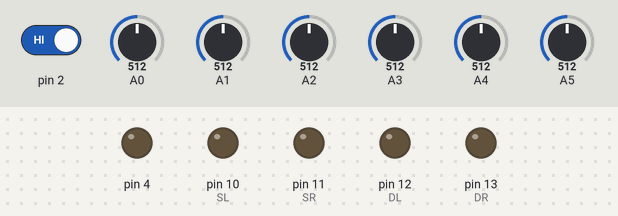
This sketch was run on a simulated Arduino Uno, built with avr-gcc and run on an emulated ATmega328P. Shown: output pins drawn as LEDs (lit = HIGH). The inputs (shaded band) are chosen by the test bench; at power-on: pin 2 HIGH, A0 = 512, A1 = 512, A2 = 512, A3 = 512, A4 = 512, A5 = 512. What the sketch prints to the serial monitor is not drawn.

Above: at 1.7 s.
1.8 s: pin 2 driven LOW
At 2.28 s:
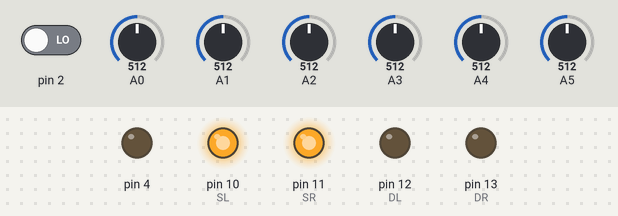
4.8 s: A0 set to 671
7.8 s: A0 set to 685
At 8.3 s:
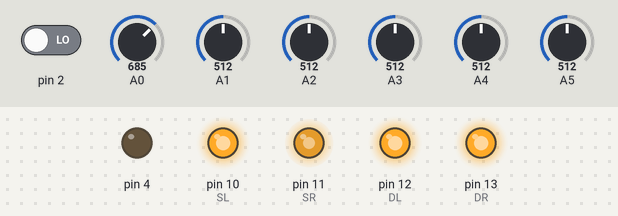
9.3 s: A1 set to 320
At 9.7 s:
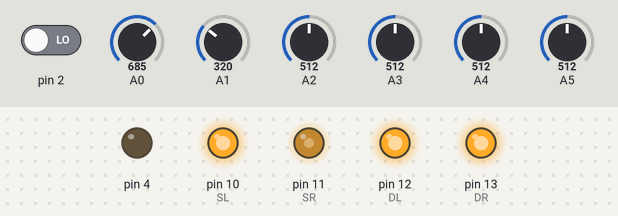
10.8 s: A1 set to 90
At 12.0 s:
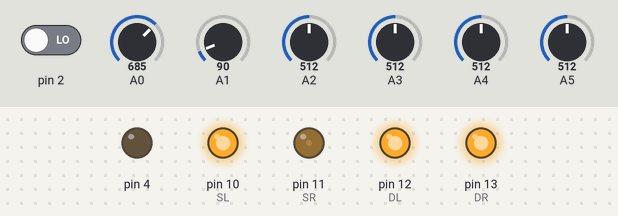
12.3 s: A0 set to 990
At 13.2 s:
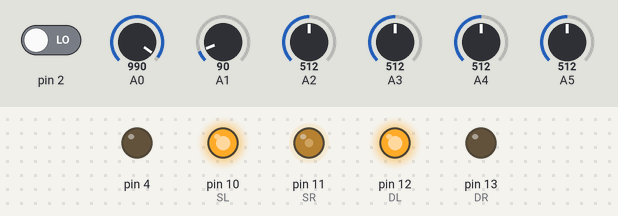
Timing chart, 0 to 14.8 s (numbered marks = the images above; inputs shaded):
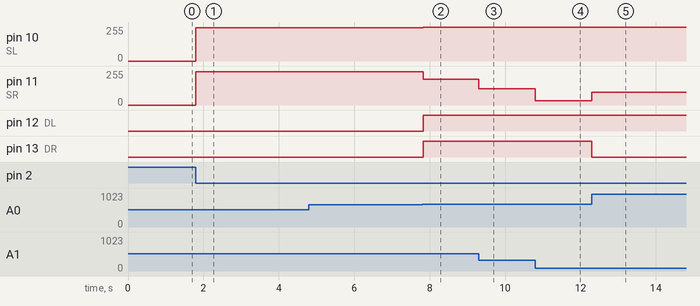

Measured:
- the behaviour switches between 684 and 685 on A0 (found by bisection; images 1 and 2)
- after the input at 1.8 s, pin 10 (SL), pin 11 (SR): 0/255 → 250/255 at once
- after the input at 7.8 s, pin 10 (SL): 250/255 → 255/255 at once; pin 11 (SR): 250/255 → 195/255 at once; pin 12 (DL), pin 13 (DR): LOW → HIGH at once
- after the input at 9.3 s, pin 11 (SR): 195/255 → 122/255 at once
- after the input at 10.8 s, pin 11 (SR): 122/255 → 33/255 at once
- after the input at 12.3 s, pin 11 (SR): 33/255 → 96/255 at once; pin 13 (DR): HIGH → LOW at once

The sketch:

star_kat_2020_v_1_4_1.ino
```cpp
#define ras 36 // n + 1 кол-во точек + 1

byte dor[ras*4][3] { // (point_1, point_2, dor between) матрица смежностей => dis
  {0, 0, 0}, // no
  {1, 2, 16},
  {2, 1, 16},
  {2, 3, 28},
  {3, 2, 28},
  {3, 4, 27},
  {4, 3, 27},
  {4, 5, 3},
  {5, 4, 3},
  {5, 6, 8},
  {6, 5, 8},
  {6, 7, 8},
  {7, 6, 8},
  {8, 9, 4},
  {9, 8, 4},
  {9, 10, 22},
  {10, 9, 22},
  {10, 11, 22},
  {11, 10, 22},
  {11, 12, 3},
  {12, 11, 3},
  {12, 13, 19},
  {13, 12, 19},
  {13, 14, 2},
  {14, 13, 2},
  {15, 16, 22},
  {16, 15, 22},
  {16, 17, 7},
  {17, 16, 7},
  {17, 18, 10},
  {18, 17, 10},
  {18, 19, 16},
  {19, 18, 16},
  {19, 20, 22},
  {20, 19, 22},
  {20, 21, 13},
  {21, 20, 13},
  {22, 23, 20},
  {23, 22, 20},
  {23, 24, 7},
  {24, 23, 7},
  {25, 24, 30},
  {24, 25, 30},
  {26, 25, 5},
  {25, 26, 5},
  {26, 27, 8},
  {27, 26, 8},
  {27, 28, 17},
  {28, 27, 17},
  {29, 30, 27},
  {30, 29, 27},
  {30, 31, 27},
  {31, 30, 27},
  {31, 32, 22},
  {32, 31, 22},
  {32, 33, 10},
  {33, 32, 10},
  {33, 34, 12},
  {33, 34, 12},
  {34, 35, 18},
  {35, 34, 18}, // ================================
  {1, 8, 3},
  {8, 1, 3},
  {2, 9, 16},
  {9, 2, 16},
  {3, 10, 15},
  {10, 3, 15},
  {4, 11, 2},
  {11, 4, 2},
  {5, 12, 23},
  {12, 5, 23},
  {6, 13, 18},
  {13, 6, 18},
  {7, 14, 9},
  {14, 7, 9},
  {8, 15, 21},
  {15, 8, 21},
  {9, 16, 20},
  {16, 9, 20},
  {10, 17, 1},
  {17, 10, 1},
  {11, 18, 30},
  {18, 11, 30},
  {12, 19, 25},
  {19, 12, 25},
  {13, 20, 18},
  {20, 13, 18},
  {14, 21, 10},
  {21, 14, 10},
  {15, 22, 23},
  {22, 15, 23},
  {16, 23, 27},
  {23, 16, 27},
  {17, 24, 16},
  {24, 17, 16},
  {18, 25, 14},
  {25, 18, 14},
  {19, 26, 1},
  {26, 19, 1},
  {20, 27, 11},
  {27, 20, 11},
  {21, 28, 19},
  {28, 21, 19},
  {22, 29, 21},
  {29, 22, 21},
  {23, 30, 17},
  {30, 23, 17},
  {24, 31, 10},
  {31, 24, 10},
  {25, 32, 26},
  {32, 25, 26},
  {26, 33, 5},
  {33, 26, 5},
  {27, 34, 1},
  {34, 27, 1},
  {28, 35, 3},
  {35, 28, 3},
  {0, 0, 0},
  {0, 0, 0},
  {0, 0, 0},
  {0, 0, 0},
  {0, 0, 0},
  {0, 0, 0},
  {0, 0, 0},
  {0, 0, 0},
  {0, 0, 0},
  {0, 0, 0},
  {0, 0, 0},
  {0, 0, 0},
  {0, 0, 0},
  {0, 0, 0},
  {0, 0, 0},
  {0, 0, 0},
  {0, 0, 0},
  {0, 0, 0},
  {0, 0, 0},
  {0, 0, 0},
  {0, 0, 0},
  {0, 0, 0},
  {0, 0, 0},
  {0, 0, 0},
  {0, 0, 0},
  {0, 0, 0},
  {0, 0, 0},
};

byte ver[ras][2] { // x, y
  {0, 0}, // no
  {1, 1},
  {2, 1},
  {3, 1},
  {4, 1},
  {5, 1},
  {6, 1},
  {7, 1},
  {1, 2},
  {2, 2},
  {3, 2},
  {4, 2},
  {5, 2},
  {6, 2},
  {7, 2},
  {1, 3},
  {2, 3},
  {3, 3},
  {4, 3},
  {5, 3},
  {6, 3},
  {7, 3},
  {1, 4},
  {2, 4},
  {3, 4},
  {4, 4},
  {5, 4},
  {6, 4},
  {7, 4},
  {1, 5},
  {2, 5},
  {3, 5},
  {4, 5},
  {5, 5},
  {6, 5},
  {7, 5},
};

byte mas[ras] = {0}; // сколько добраться до кажной точки

byte move[ras];

byte way[ras*3]; // путь: 1 - forward, 2 - left, 3 - right

int t_start = 15;
int t_finish = 1;

byte NAPR = 3; // 1 - left, 2 - up, 3 - right, 4 - down

#define SR     11
#define DR     13
#define SL     10
#define DL     12

#define M  250

#define min_1 390
#define max_1 980
#define min_2 330
#define max_2 980

int in1, in2;

int coo = 0; // записываем координату, считанную со штрих-кода

bool encoder_2 = 0, encoder_3 = 0, encoder_4 = 0, encoder_5 = 0;
long int E1 = 0;
long int E2 = 0;

unsigned long int time = 0;


void setup() {
  delay(500);
  Serial.begin(9600);
  pinMode(DL, OUTPUT);
  pinMode(DR, OUTPUT);
  pinMode(4, OUTPUT);
  //coo = 34;
  //Serial.println(COO(coo));
}

void loop() {
  if (millis()%1000 == 0) {
    Serial.println(E1);
    //Serial.println(E2);
  }
  //test();
  encoder();
  if (abs(E1) > 100) E1 = (E1/abs(E1))*100;
  motor(1, -E1);
  if (!digitalRead(2)) {
    //algoritm();
    linia();
  }
}

void algoritm() {
  zum();
  delay(500);
  stich_cod();
  coo = COO(coo);
  Serial.println(coo);
  t_finish = coo;
  //t_finish = 23;
  deikstra();
  linia();
  int i;
  while (way[i] > 0) {
    if (way[i] == 1) linia();
    if (way[i] == 2) L();
    if (way[i] == 3) R();
    i++;
  }
  L(); L(); zum(); delay(1000);
  while (i >= 0) {
    if (way[i] == 1) linia();
    if (way[i] == 3) L();
    if (way[i] == 2) R();
    i--;
  }
  //zum();
  linia();
  motor(1, M);
  motor(2, M*1.3);
  delay(7000);
  motor(1, 0);
  motor(2, 0);
  zum();
}

int COO(int abc) {
  int i = 1;
  int x = coo/10;
  int y = coo%10;
  while ((i < ras) && ((ver[i][0] != x) || (ver[i][1] != y))) i++;
  Serial.println(x);
  Serial.println(y);
  return i;
}

void test() {
  Serial.print(analogRead(A0));
  Serial.print(" ");
  Serial.println(analogRead(A1));
}

void dat() {
  in1 = map(analogRead(A0), min_1, max_1, 0, M);
  in2 = map(analogRead(A1), min_2, max_2, 0, M);
}

void stich_cod() {
  dat();
  while ((in1 >= M/2) || (in2 >= M/2)) pid();
  time = millis();
  motor(1, M);
  motor(2, M*1.2);
  while (in1 <= M/2) dat();
  while (in1 >= M/2) dat();
  bool masv[7] = {0};
  unsigned int polosa = (millis() - time)/2; // *1.1
  delay(polosa*3/2);
  for(int i = 0; i < 7; i++) {
    Serial.println(analogRead(A0));
    if (analogRead(A0) < 700) masv[i] = 1;
    delay(polosa);
  }
  //Serial.println(polosa);
  motor(1, 0);
  motor(2, 0);
  coo = (masv[6]*64)+(masv[5]*32)+(masv[4]*16)+(masv[3]*8)+(masv[2]*4)+(masv[1]*2)+masv[0];
  Serial.println(coo);
}

void linia() {
  dat();
  while ((in1 >= M/2) || (in2 >= M/2)) pid();
  time = millis();
  motor(1, -M);
  motor(2, -M);
  delay(60);
  //while (millis() < time + 1200) pid();
  motor(1, 0);
  motor(2, 0);
}

void L() {
  motor(1, -M);
  motor(2, M);
  dat();
  while(in1 <= M/2) dat();
  while(in1 >= M/2) dat();
  while(in1 <= M/2) dat();
  motor(1, 0);
  motor(2, 0);
}

void R() {
  motor(1, M);
  motor(2, -M);
  dat();
  while(in2 <= M/2) dat();
  while(in2 >= M/2) dat();
  while(in2 <= M/2) dat();
  motor(1, 0);
  motor(2, 0);
}

void pid() {
  dat();
  int e = in1 - in2;
  motor(1, M + e);
  motor(2, M - e);
}

void encoder() {
  //enkoder_2, enkoder_3, enkoder_4, enkoder_5;
  /*Serial.print(analogRead(A2)); Serial.print(" ");
  Serial.print(analogRead(A3)); Serial.print(" ");
  Serial.print(analogRead(A4)); Serial.print(" ");
  Serial.print(analogRead(A5)); Serial.print(" ");
  Serial.println();*/
  bool a2 = 0, a3 = 0, a4 = 0, a5 = 0;
  if (analogRead(A2) > 700) a2 = 1;
  if (analogRead(A3) > 700) a3 = 1;
  if (analogRead(A4) > 700) a4 = 1;
  if (analogRead(A5) > 700) a5 = 1;

  /*Serial.print(a2); Serial.print(" ");
  Serial.print(a3); Serial.print(" ");
  Serial.print(a4); Serial.print(" ");
  Serial.print(a5); Serial.print(" ");
  Serial.println();*/

  if (!encoder_3 &&  a3 && !encoder_2 && !a2) E1++;
  if ( encoder_3 &&  a3 && !encoder_2 &&  a2) E1++;
  if ( encoder_3 && !a3 &&  encoder_2 &&  a2) E1++;
  if (!encoder_3 && !a3 &&  encoder_2 && !a2) E1++;

  if (!encoder_2 &&  a2 && !encoder_3 && !a3) E1--;
  if ( encoder_2 &&  a2 && !encoder_3 &&  a3) E1--;
  if ( encoder_2 && !a2 &&  encoder_3 &&  a3) E1--;
  if (!encoder_2 && !a2 &&  encoder_3 && !a3) E1--;

  if (!encoder_5 &&  a5 && !encoder_4 && !a4) E2++;
  if ( encoder_5 &&  a5 && !encoder_4 &&  a4) E2++;
  if ( encoder_5 && !a5 &&  encoder_4 &&  a4) E2++;
  if (!encoder_5 && !a5 &&  encoder_4 && !a4) E2++;

  if (!encoder_4 &&  a4 && !encoder_5 && !a5) E2--;
  if ( encoder_4 &&  a4 && !encoder_5 &&  a5) E2--;
  if ( encoder_4 && !a4 &&  encoder_5 &&  a5) E2--;
  if (!encoder_4 && !a4 &&  encoder_5 && !a5) E2--;

  encoder_2 = a2;
  encoder_3 = a3;
  encoder_4 = a4;
  encoder_5 = a5;

  //Serial.println(E1);
  //delay(1);
}

void zum() {
  digitalWrite(4, 1);
  delay(100);
  digitalWrite(4, 0);
  delay(100);
  digitalWrite(4, 1);
  delay(100);
  digitalWrite(4, 0);
  delay(100);
}

void motor(byte number, int speed) {
  if      ((number == 1) && (speed > 0)) digitalWrite(DL, 1);
  else if ((number == 1) && (speed < 0)) digitalWrite(DL, 0);
  else if ((number == 2) && (speed > 0)) digitalWrite(DR, 1);
  else if ((number == 2) && (speed < 0)) digitalWrite(DR, 0);

  if (abs(speed) > 255) speed = (speed/abs(speed))*255;

  if      (number == 1) analogWrite(SL, abs(speed));
  else if (number == 2) analogWrite(SR, abs(speed));
}

void deikstra() {
  int i = 0;
  for(; i < ras; i++) mas[i] = 99;
  mas[t_start] = 0;
  bool gg;
  int perebor_1 = 1;
  int perebor_2 = 1;
  do {
    gg = 0;
    //============================
    //perebor_1 = 1;
    for (perebor_1 = 1; perebor_1 < ras; perebor_1++) {
      //perebor_2 = 1;
      for (perebor_2 = 1; perebor_2 < ras; perebor_2++) {
        if ((dis(perebor_1, perebor_2) > 0) && (mas[perebor_1] + dis(perebor_1, perebor_2) < mas[perebor_2])) {
          mas[perebor_2] = mas[perebor_1] + dis(perebor_1, perebor_2);
          gg = 1;
        }
      }
    }
    //============================
  } while (gg == 1);
  for(i = 1; i < ras; i++) { Serial.print(mas[i]); Serial.print(" "); } Serial.println();
  //gg = 1; // пока gg == 1 мы не на финише
  int t_nast = t_finish;
  int perebor = 1;
  move[1] = t_finish;
  for(i = 2; i < ras; i++) move[i] = 0;
  i = 2;
  while (t_nast != t_start) {
    perebor = 1;
    gg = 1;
    while (gg) {
      if ((dis(t_nast, perebor) > 0) && (mas[t_nast] - dis(t_nast, perebor) == mas[perebor])) gg = 0;
      else perebor++;
    }
    move[i] = perebor;
    t_nast = perebor;
    i++;
  }
  for(i = 1; i < ras; i++) { Serial.print(move[i]); Serial.print(" "); } Serial.println();
  for(i = 1; move[i] > 0; i++); // считаем кол-во точек, в которых записан наш маршрут
  i--;
  //Serial.println(i);
  int a, i0 = 1; // i0 - счетчик сначала, i счетчик с конца
  if (i%2 == 0) {
    while (i - i0 >= 1) {
      a = move[i0];
      move[i0] = move[i];
      move[i] = a;
      i--;
      i0++;
    }
  }
  else {
    while (i - i0 >= 2) {
      a = move[i0];
      move[i0] = move[i];
      move[i] = a;
      i--;
      i0++;
    }
  }
  for(i = 1; i < ras; i++) { Serial.print(move[i]); Serial.print(" "); } Serial.println();
  Serial.println("==============");
  //============================================= my pyt
  byte napr = NAPR;
  //t_nast = t_start;
  for(i = 0; i < ras*3; i++) way[i] = 0;
  i = 1; // for move
  int ii = 0; // for way
  while (move[i] != t_finish) {
    if      (((ver[move[i]][0] - 1 == ver[move[i+1]][0]) && (napr == 1)) || ((ver[move[i]][1] - 1 == ver[move[i+1]][1]) && (napr == 2)) || ((ver[move[i]][0] + 1 == ver[move[i+1]][0]) && (napr == 3)) || ((ver[move[i]][1] + 1 == ver[move[i+1]][1]) && (napr == 4))) {
      way[ii] = 1;
      i++;
    }
    else if (((ver[move[i]][1] + 1 == ver[move[i+1]][1]) && (napr == 1)) || ((ver[move[i]][0] - 1 == ver[move[i+1]][0]) && (napr == 2)) || ((ver[move[i]][1] - 1 == ver[move[i+1]][1]) && (napr == 3)) || ((ver[move[i]][0] + 1 == ver[move[i+1]][0]) && (napr == 4))) {
      way[ii] = 2;
      l(napr);
    }
    else if (((ver[move[i]][1] - 1 == ver[move[i+1]][1]) && (napr == 1)) || ((ver[move[i]][0] + 1 == ver[move[i+1]][0]) && (napr == 2)) || ((ver[move[i]][1] + 1 == ver[move[i+1]][1]) && (napr == 3)) || ((ver[move[i]][0] - 1 == ver[move[i+1]][0]) && (napr == 4))) {
      way[ii] = 3;
      r(napr);
    }
    else {
      way[ii] = 2;
      ii++;
      way[ii] = 2;
      l(napr);
      l(napr);
    }
    ii++;
  }
  napr = NAPR;
  for(i = 0; i < ras*3; i++) { Serial.print(way[i]); Serial.print(" "); } Serial.println();
}

void l(byte& napr) {
  if (napr == 1) napr = 4;
  else napr--;
}

void r(byte& napr) {
  if (napr == 4) napr = 1;
  else napr++;
}

int dis(byte point_1, byte point_2) {
  int i = 1;
  while ((i < ras*4) && ((dor[i][0] != point_1) || (dor[i][1] != point_2))) i++;
  if (i == ras*4) return 99;
  else return dor[i][2];
}
```
